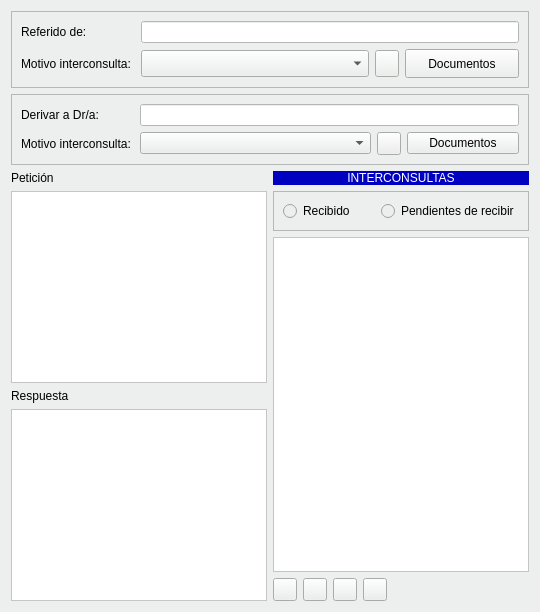
               <widget class="QWidget" name="tabWidget_2Page5">
                <property name="styleSheet">
                 <string notr="true">background-color: #ecefed;</string>
                </property>
                <attribute name="icon">
                 <iconset resource="../maya.qrc">
                  <normaloff>:/Icons/PNG/users.png</normaloff>:/Icons/PNG/users.png</iconset>
                </attribute>
                <attribute name="title">
                 <string>Referidos</string>
                </attribute>
                <layout class="QGridLayout" name="gridLayout_15">
                 <item row="2" column="1">
                  <layout class="QGridLayout" name="gridLayout_13">
                   <item row="3" column="0">
                    <widget class="QToolButton" name="btnAnadirInterconsulta">
                     <property name="toolTip">
                      <string>Añadir tratamiento</string>
                     </property>
                     <property name="text">
                      <string/>
                     </property>
                     <property name="icon">
                      <iconset resource="../maya.qrc">
                       <normaloff>:/Icons/PNG/add.png</normaloff>:/Icons/PNG/add.png</iconset>
                     </property>
                    </widget>
                   </item>
                   <item row="3" column="3">
                    <widget class="QToolButton" name="btnImportarInterconsulta">
                     <property name="toolTip">
                      <string>Importar Analisis</string>
                     </property>
                     <property name="text">
                      <string/>
                     </property>
                     <property name="icon">
                      <iconset resource="../maya.qrc">
                       <normaloff>:/Icons/PNG/importar.png</normaloff>:/Icons/PNG/importar.png</iconset>
                     </property>
                    </widget>
                   </item>
                   <item row="3" column="2">
                    <widget class="QToolButton" name="btnVerInterconsulta">
                     <property name="toolTip">
                      <string>Ver Analisis</string>
                     </property>
                     <property name="text">
                      <string/>
                     </property>
                     <property name="icon">
                      <iconset resource="../maya.qrc">
                       <normaloff>:/Icons/PNG/TestTubes.png</normaloff>:/Icons/PNG/TestTubes.png</iconset>
                     </property>
                    </widget>
                   </item>
                   <item row="3" column="1">
                    <widget class="QToolButton" name="btnBorrarInterconsulta">
                     <property name="toolTip">
                      <string>Borrar Tratamiento (Requiere contraseña de administrador)</string>
                     </property>
                     <property name="text">
                      <string/>
                     </property>
                     <property name="icon">
                      <iconset resource="../maya.qrc">
                       <normaloff>:/Icons/PNG/Delete.png</normaloff>:/Icons/PNG/Delete.png</iconset>
                     </property>
                    </widget>
                   </item>
                   <item row="3" column="4">
                    <spacer name="horizontalSpacer_9">
                     <property name="orientation">
                      <enum>Qt::Horizontal</enum>
                     </property>
                     <property name="sizeHint" stdset="0">
                      <size>
                       <width>40</width>
                       <height>20</height>
                      </size>
                     </property>
                    </spacer>
                   </item>
                   <item row="1" column="0" colspan="5">
                    <widget class="QFrame" name="frame_7">
                     <property name="frameShape">
                      <enum>QFrame::StyledPanel</enum>
                     </property>
                     <property name="frameShadow">
                      <enum>QFrame::Raised</enum>
                     </property>
                     <layout class="QHBoxLayout" name="horizontalLayout_9">
                      <item>
                       <widget class="QRadioButton" name="radRecibidoInterconsulta">
                        <property name="text">
                         <string>Recibido</string>
                        </property>
                        <property name="checked">
                         <bool>false</bool>
                        </property>
                       </widget>
                      </item>
                      <item>
                       <widget class="QRadioButton" name="radPendienteRecibirInterconsulta">
                        <property name="text">
                         <string>Pendientes de recibir</string>
                        </property>
                        <property name="checked">
                         <bool>false</bool>
                        </property>
                       </widget>
                      </item>
                     </layout>
                    </widget>
                   </item>
                   <item row="0" column="0" colspan="5">
                    <widget class="QLabel" name="label_19">
                     <property name="styleSheet">
                      <string notr="true">background-color: rgb(0, 0, 192);
color: rgb(255,255,255);</string>
                     </property>
                     <property name="text">
                      <string>INTERCONSULTAS</string>
                     </property>
                     <property name="alignment">
                      <set>Qt::AlignCenter</set>
                     </property>
                    </widget>
                   </item>
                   <item row="2" column="0" colspan="5">
                    <widget class="QTableWidget" name="tablaInterconsultas">
                     <property name="styleSheet">
                      <string notr="true">background-color: rgb(255, 255, 255);</string>
                     </property>
                    </widget>
                   </item>
                  </layout>
                 </item>
                 <item row="1" column="0" colspan="2">
                  <widget class="QFrame" name="frame_8">
                   <property name="frameShape">
                    <enum>QFrame::StyledPanel</enum>
                   </property>
                   <property name="frameShadow">
                    <enum>QFrame::Raised</enum>
                   </property>
                   <layout class="QGridLayout" name="gridLayout_14">
                    <item row="2" column="3">
                     <widget class="QToolButton" name="btnAnadirMotivosDerivacionInterconsulta">
                      <property name="toolTip">
                       <string>&lt;html&gt;&lt;head/&gt;&lt;body&gt;&lt;p&gt;Añadir motivo interconsulta&lt;/p&gt;&lt;/body&gt;&lt;/html&gt;</string>
                      </property>
                      <property name="text">
                       <string/>
                      </property>
                      <property name="icon">
                       <iconset resource="../maya.qrc">
                        <normaloff>:/Icons/PNG/add.png</normaloff>:/Icons/PNG/add.png</iconset>
                      </property>
                     </widget>
                    </item>
                    <item row="2" column="0">
                     <widget class="QLabel" name="label_23">
                      <property name="text">
                       <string>Motivo interconsulta:</string>
                      </property>
                     </widget>
                    </item>
                    <item row="1" column="0">
                     <widget class="QLabel" name="label_22">
                      <property name="text">
                       <string>Derivar a Dr/a:</string>
                      </property>
                     </widget>
                    </item>
                    <item row="2" column="1" colspan="2">
                     <widget class="QComboBox" name="cboMotivoDerivacionInterconsulta"/>
                    </item>
                    <item row="2" column="4">
                     <widget class="QPushButton" name="btnDocumentosDerivadosInterconsulta">
                      <property name="text">
                       <string>Documentos</string>
                      </property>
                      <property name="icon">
                       <iconset resource="../maya.qrc">
                        <normaloff>:/Icons/PNG/Factura.png</normaloff>:/Icons/PNG/Factura.png</iconset>
                      </property>
                     </widget>
                    </item>
                    <item row="1" column="1" colspan="4">
                     <widget class="QLineEdit" name="txtDerivaraInterconsulta">
                      <property name="styleSheet">
                       <string notr="true">background-color: rgb(255, 255, 255);</string>
                      </property>
                     </widget>
                    </item>
                   </layout>
                  </widget>
                 </item>
                 <item row="2" column="0">
                  <layout class="QVBoxLayout" name="verticalLayout_2">
                   <item>
                    <widget class="QLabel" name="label_20">
                     <property name="text">
                      <string>Petición</string>
                     </property>
                    </widget>
                   </item>
                   <item>
                    <widget class="QTextEdit" name="txtPeticionInterconsulta">
                     <property name="styleSheet">
                      <string notr="true">background-color: rgb(255, 255, 255);</string>
                     </property>
                    </widget>
                   </item>
                   <item>
                    <widget class="QLabel" name="label_21">
                     <property name="text">
                      <string>Respuesta</string>
                     </property>
                    </widget>
                   </item>
                   <item>
                    <widget class="QTextEdit" name="txtRespuestaInterconsulta">
                     <property name="styleSheet">
                      <string notr="true">background-color: rgb(255, 255, 255);</string>
                     </property>
                    </widget>
                   </item>
                  </layout>
                 </item>
                 <item row="0" column="0" colspan="2">
                  <widget class="QFrame" name="frame_24">
                   <property name="minimumSize">
                    <size>
                     <width>0</width>
                     <height>67</height>
                    </size>
                   </property>
                   <property name="frameShape">
                    <enum>QFrame::StyledPanel</enum>
                   </property>
                   <property name="frameShadow">
                    <enum>QFrame::Raised</enum>
                   </property>
                   <layout class="QGridLayout" name="gridLayout_45">
                    <item row="1" column="3">
                     <widget class="QToolButton" name="btnAnadirMotivosInterconsulta">
                      <property name="minimumSize">
                       <size>
                        <width>0</width>
                        <height>27</height>
                       </size>
                      </property>
                      <property name="toolTip">
                       <string>&lt;html&gt;&lt;head/&gt;&lt;body&gt;&lt;p&gt;Añadir motivo interconsulta&lt;/p&gt;&lt;/body&gt;&lt;/html&gt;</string>
                      </property>
                      <property name="text">
                       <string/>
                      </property>
                      <property name="icon">
                       <iconset resource="../maya.qrc">
                        <normaloff>:/Icons/PNG/add.png</normaloff>:/Icons/PNG/add.png</iconset>
                      </property>
                     </widget>
                    </item>
                    <item row="0" column="0">
                     <widget class="QLabel" name="label_70">
                      <property name="text">
                       <string>Referido de:</string>
                      </property>
                     </widget>
                    </item>
                    <item row="1" column="4">
                     <widget class="QPushButton" name="btnDocumentosReferidosInterconsulta">
                      <property name="minimumSize">
                       <size>
                        <width>0</width>
                        <height>29</height>
                       </size>
                      </property>
                      <property name="text">
                       <string>Documentos</string>
                      </property>
                      <property name="icon">
                       <iconset resource="../maya.qrc">
                        <normaloff>:/Icons/PNG/Factura.png</normaloff>:/Icons/PNG/Factura.png</iconset>
                      </property>
                     </widget>
                    </item>
                    <item row="0" column="1" colspan="4">
                     <widget class="QLineEdit" name="txtReferidoDe">
                      <property name="styleSheet">
                       <string notr="true">background-color: rgb(255, 255, 255);</string>
                      </property>
                     </widget>
                    </item>
                    <item row="1" column="0">
                     <widget class="QLabel" name="label_84">
                      <property name="text">
                       <string>Motivo interconsulta:</string>
                      </property>
                     </widget>
                    </item>
                    <item row="1" column="1" colspan="2">
                     <widget class="QComboBox" name="cboMotivoInterconsultas">
                      <property name="minimumSize">
                       <size>
                        <width>0</width>
                        <height>27</height>
                       </size>
                      </property>
                     </widget>
                    </item>
                   </layout>
                  </widget>
                 </item>
                </layout>
               </widget>
